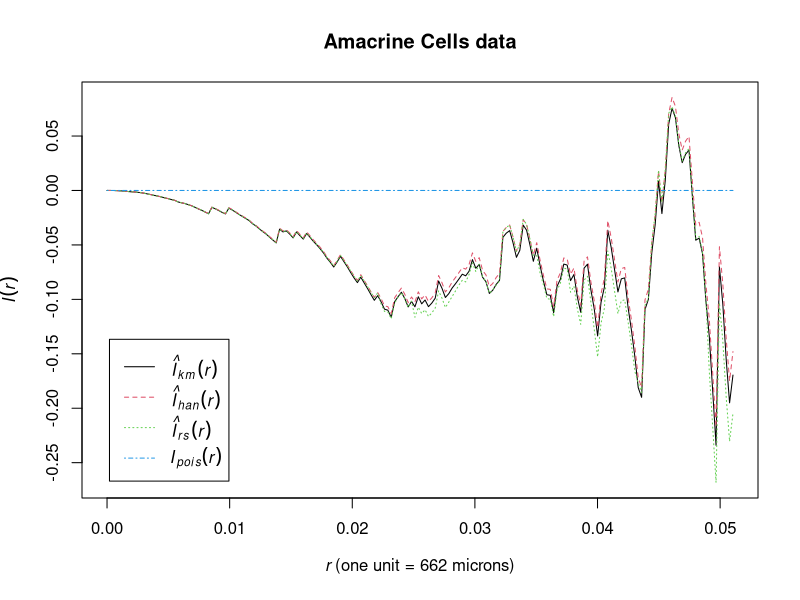

Recreate this plot in R.
library(spatstat)


### Name: Iest
### Title: Estimate the I-function
### Aliases: Iest
### Keywords: spatial nonparametric

### ** Examples

   data(amacrine)
   Ic <- Iest(amacrine)
   plot(Ic, main="Amacrine Cells data")
   # values are below I= 0, suggesting negative association
   # between 'on' and 'off' cells.
